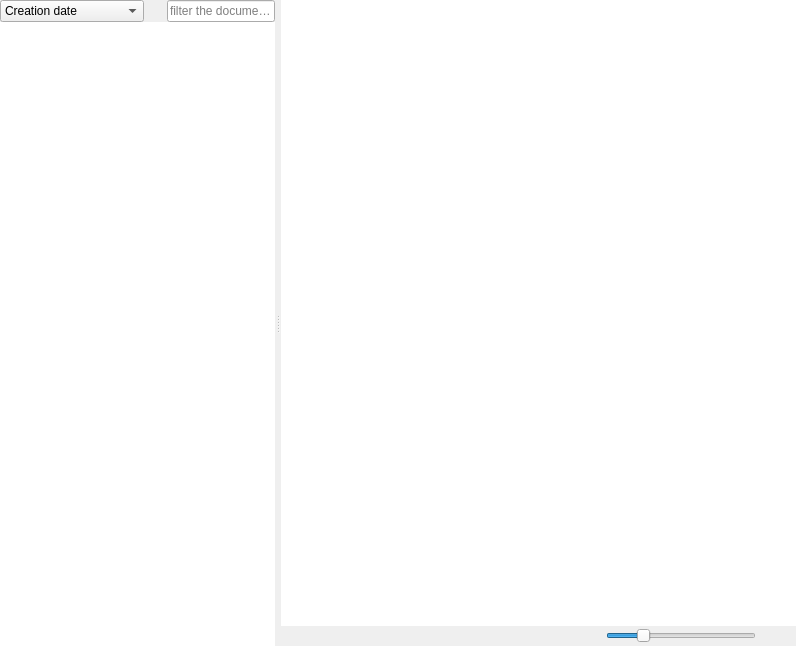
<?xml version="1.0" encoding="UTF-8"?>
<ui version="4.0">
 <class>documents</class>
 <widget class="QWidget" name="documents">
  <property name="enabled">
   <bool>true</bool>
  </property>
  <property name="geometry">
   <rect>
    <x>0</x>
    <y>0</y>
    <width>796</width>
    <height>646</height>
   </rect>
  </property>
  <property name="sizePolicy">
   <sizepolicy hsizetype="Preferred" vsizetype="Preferred">
    <horstretch>0</horstretch>
    <verstretch>0</verstretch>
   </sizepolicy>
  </property>
  <property name="contextMenuPolicy">
   <enum>Qt::DefaultContextMenu</enum>
  </property>
  <property name="windowTitle">
   <string>OpenBoard-ML Documents</string>
  </property>
  <property name="styleSheet">
   <string notr="true"/>
  </property>
  <layout class="QGridLayout" name="gridLayout">
   <item row="0" column="0">
    <widget class="QWidget" name="topWidget" native="true">
     <layout class="QHBoxLayout" name="horizontalLayout">
      <item>
       <widget class="QSplitter" name="splitter">
        <property name="minimumSize">
         <size>
          <width>400</width>
          <height>0</height>
         </size>
        </property>
        <property name="orientation">
         <enum>Qt::Horizontal</enum>
        </property>
        <property name="opaqueResize">
         <bool>false</bool>
        </property>
        <property name="handleWidth">
         <number>6</number>
        </property>
        <property name="childrenCollapsible">
         <bool>false</bool>
        </property>
        <widget class="QWidget" name="topLeftWidget" native="true">
         <property name="sizePolicy">
          <sizepolicy hsizetype="Expanding" vsizetype="Preferred">
           <horstretch>0</horstretch>
           <verstretch>0</verstretch>
          </sizepolicy>
         </property>
         <layout class="QVBoxLayout" name="verticalLayout_2">
          <item>
           <layout class="QHBoxLayout" name="horizontalLayout_3">
            <property name="sizeConstraint">
             <enum>QLayout::SetMinimumSize</enum>
            </property>
            <item>
             <widget class="QComboBox" name="sortKind">
              <property name="sizePolicy">
               <sizepolicy hsizetype="Minimum" vsizetype="Fixed">
                <horstretch>4</horstretch>
                <verstretch>0</verstretch>
               </sizepolicy>
              </property>
              <property name="maximumSize">
               <size>
                <width>200</width>
                <height>16777215</height>
               </size>
              </property>
              <property name="styleSheet">
               <string notr="true"/>
              </property>
              <property name="minimumContentsLength">
               <number>0</number>
              </property>
              <item>
               <property name="text">
                <string>Creation date</string>
               </property>
              </item>
              <item>
               <property name="text">
                <string>Update date</string>
               </property>
              </item>
              <item>
               <property name="text">
                <string>Alphabetical order</string>
               </property>
              </item>
             </widget>
            </item>
            <item>
             <widget class="QToolButton" name="sortOrder">
              <property name="sizePolicy">
               <sizepolicy hsizetype="Fixed" vsizetype="Fixed">
                <horstretch>0</horstretch>
                <verstretch>0</verstretch>
               </sizepolicy>
              </property>
              <property name="toolTip">
               <string>Sort Order</string>
              </property>
              <property name="styleSheet">
               <string notr="true">QToolButton { border-style:none; border-width: 0px;margin-left:2px;margin-right:2px}</string>
              </property>
              <property name="text">
               <string notr="true"/>
              </property>
              <property name="icon">
               <iconset resource="../OpenBoard.qrc">
                <normaloff>:/images/asc.png</normaloff>
                <normalon>:/images/desc.png</normalon>:/images/asc.png</iconset>
              </property>
              <property name="checkable">
               <bool>true</bool>
              </property>
             </widget>
            </item>
            <item>
             <widget class="QLineEdit" name="filterText">
              <property name="placeholderText">
               <string>filter the documents</string>
              </property>
              <property name="clearButtonEnabled">
               <bool>true</bool>
              </property>
             </widget>
            </item>
           </layout>
          </item>
          <item>
           <widget class="UBDocumentTreeView" name="documentTreeView">
            <property name="minimumSize">
             <size>
              <width>0</width>
              <height>0</height>
             </size>
            </property>
            <property name="maximumSize">
             <size>
              <width>16777215</width>
              <height>16777215</height>
             </size>
            </property>
            <property name="frameShape">
             <enum>QFrame::NoFrame</enum>
            </property>
            <property name="frameShadow">
             <enum>QFrame::Plain</enum>
            </property>
            <property name="autoScroll">
             <bool>true</bool>
            </property>
            <property name="autoScrollMargin">
             <number>65</number>
            </property>
            <property name="selectionMode">
             <enum>QAbstractItemView::ExtendedSelection</enum>
            </property>
            <property name="selectionBehavior">
             <enum>QAbstractItemView::SelectRows</enum>
            </property>
            <property name="verticalScrollMode">
             <enum>QAbstractItemView::ScrollPerItem</enum>
            </property>
            <property name="animated">
             <bool>true</bool>
            </property>
            <property name="headerHidden">
             <bool>true</bool>
            </property>
            <attribute name="headerVisible">
             <bool>false</bool>
            </attribute>
           </widget>
          </item>
         </layout>
        </widget>
        <widget class="QFrame" name="topRightFrame">
         <property name="styleSheet">
          <string notr="true"/>
         </property>
         <layout class="QVBoxLayout" name="verticalLayout_3">
          <item>
           <widget class="UBDocumentThumbnailWidget" name="thumbnailWidget">
            <property name="contextMenuPolicy">
             <enum>Qt::NoContextMenu</enum>
            </property>
            <property name="styleSheet">
             <string notr="true"/>
            </property>
            <property name="frameShape">
             <enum>QFrame::NoFrame</enum>
            </property>
            <property name="frameShadow">
             <enum>QFrame::Plain</enum>
            </property>
            <property name="lineWidth">
             <number>1</number>
            </property>
            <property name="verticalScrollBarPolicy">
             <enum>Qt::ScrollBarAsNeeded</enum>
            </property>
            <property name="horizontalScrollBarPolicy">
             <enum>Qt::ScrollBarAlwaysOff</enum>
            </property>
            <property name="dragMode">
             <enum>QGraphicsView::NoDrag</enum>
            </property>
           </widget>
          </item>
          <item>
           <widget class="QWidget" name="bottomRightFrame" native="true">
            <layout class="QHBoxLayout" name="horizontalLayout_2">
             <property name="spacing">
              <number>0</number>
             </property>
             <property name="leftMargin">
              <number>0</number>
             </property>
             <property name="topMargin">
              <number>0</number>
             </property>
             <property name="rightMargin">
              <number>0</number>
             </property>
             <property name="bottomMargin">
              <number>0</number>
             </property>
             <item>
              <spacer name="horizontalSpacer2">
               <property name="orientation">
                <enum>Qt::Horizontal</enum>
               </property>
               <property name="sizeHint" stdset="0">
                <size>
                 <width>300</width>
                 <height>20</height>
                </size>
               </property>
              </spacer>
             </item>
             <item>
              <widget class="QSlider" name="documentZoomSlider">
               <property name="sizePolicy">
                <sizepolicy hsizetype="Fixed" vsizetype="Fixed">
                 <horstretch>0</horstretch>
                 <verstretch>0</verstretch>
                </sizepolicy>
               </property>
               <property name="minimumSize">
                <size>
                 <width>150</width>
                 <height>0</height>
                </size>
               </property>
               <property name="styleSheet">
                <string notr="true"/>
               </property>
               <property name="minimum">
                <number>50</number>
               </property>
               <property name="maximum">
                <number>500</number>
               </property>
               <property name="singleStep">
                <number>10</number>
               </property>
               <property name="value">
                <number>150</number>
               </property>
               <property name="orientation">
                <enum>Qt::Horizontal</enum>
               </property>
               <property name="invertedAppearance">
                <bool>false</bool>
               </property>
               <property name="invertedControls">
                <bool>false</bool>
               </property>
              </widget>
             </item>
             <item>
              <spacer name="horizontalSpacer1">
               <property name="orientation">
                <enum>Qt::Horizontal</enum>
               </property>
               <property name="sizeType">
                <enum>QSizePolicy::Maximum</enum>
               </property>
               <property name="sizeHint" stdset="0">
                <size>
                 <width>40</width>
                 <height>20</height>
                </size>
               </property>
              </spacer>
             </item>
            </layout>
           </widget>
          </item>
         </layout>
        </widget>
       </widget>
      </item>
     </layout>
    </widget>
   </item>
  </layout>
 </widget>
 <layoutdefault spacing="0" margin="0"/>
 <customwidgets>
  <customwidget>
   <class>UBDocumentThumbnailWidget</class>
   <extends>QGraphicsView</extends>
   <header>gui/UBDocumentThumbnailWidget.h</header>
  </customwidget>
  <customwidget>
   <class>UBDocumentTreeView</class>
   <extends>QTreeView</extends>
   <header>document/UBDocumentController.h</header>
  </customwidget>
 </customwidgets>
 <resources>
  <include location="../OpenBoard.qrc"/>
 </resources>
 <connections/>
</ui>
